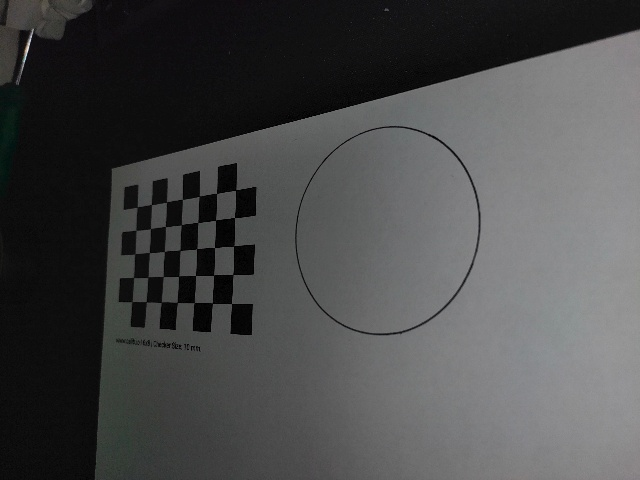
#> input picture src/chessboard/printed_chessboard_reduced.jpg, 640 x 480 px
$ python chessboard.py
#> lines starting #> are read from the running program, lines starting #| are printed output that depends on the picture; after the words box and inside, x2 and y2 are one past the last pixel; in counts of white or black regions, pixels touching at a corner belong together
import cv2
import numpy as np

# Assume perfect camera
camera_matrix = np.eye(3)
dist_coeff = None

# Calculate the coordinates of the cornes in the object (3D) frame
def calc_object_points(pattern_size, square_size):
    chess_columns = pattern_size[0]
    chess_rows = pattern_size[1]

    # The chessboard is on the z=0 plane. We have to omit the z coordinate
    object_points = np.zeros( ( chess_rows,chess_columns, 3), dtype=np.float32 )

    # Fill the coordinates
    for r in range(chess_rows):
        for c in range(chess_columns):
            object_points[r][c] = [c*square_size, r*square_size, 0]

    # Reshape
    object_points = object_points.reshape( -1, 3)

    #print(object_points.shape)
    #print(object_points)

    return object_points

def calc_object_points_without_z(pattern_size, square_size):
    object_points = calc_object_points(pattern_size, square_size)
    object_points = object_points[:, :2]
    return object_points

def draw_object_frame(image, homography):

    image_with_axes = cv2.drawFrameAxes(image, homography, np.zeros((3,)), np.zeros((3,)), 1)
    cv2.imshow('Distorted Image', image_with_axes)
    cv2.waitKey(0)

def rotation():
    # Calculate the rotation and translation vectors
    ret, rvec, tvec = cv2.solvePnP(obj_points, image_points, camera_matrix, dist_coeff)
    print(rvec)
    print(tvec)

    # Calculate the rotation matrix
    R, _ = cv2.Rodrigues(rvec)
    print(R)

    # Define a point in 3D space
    point_3d = np.array([0,0,0]).reshape(-1,1)

    # Convert to homogeneous coordinates
    point_3d_homogeneous = np.vstack((point_3d, 1))

###########################################################################################

# Load the distorted image
distorted_img = cv2.imread("printed_chessboard_reduced.jpg")
#> distorted_img is the input picture: shape (480, 640, 3); mean B, G, R 74, 73.8, 73.3
cv2.imshow('Distorted Image', distorted_img)
cv2.waitKey(0)

# Define the number of corners to detect
pattern_size = (7,5)

# Convert to grayscale
distorted_gray = cv2.cvtColor(distorted_img, cv2.COLOR_BGR2GRAY)

# Find the corners of the chessboard
ret, corners = cv2.findChessboardCorners(distorted_gray, pattern_size, None)
#> ret = True; corners = 35 rows, first 8: [138.1, 206.9], [151.2, 204.5], [166.7, 202.5], [182, 198.9], [199.5, 196.5], [216.5, 193.6], [235.5, 190.1], [136.2, 230.1]

# Draw the corners
if ret:
    # Refine corner locations to subpixel accuracy
    criteria = (cv2.TERM_CRITERIA_EPS + cv2.TERM_CRITERIA_MAX_ITER, 30, 0.001)
    corners = cv2.cornerSubPix(distorted_gray, corners, (5, 5), (-1, -1), criteria)
#> corners = 35 rows, first 8: [137.2, 206.9], [151.4, 204.6], [166.5, 202], [182.4, 199.3], [199.3, 196.1], [216.5, 193.4], [235.6, 190], [136, 230.3]

    cv2.drawChessboardCorners(distorted_img, pattern_size, corners, ret)
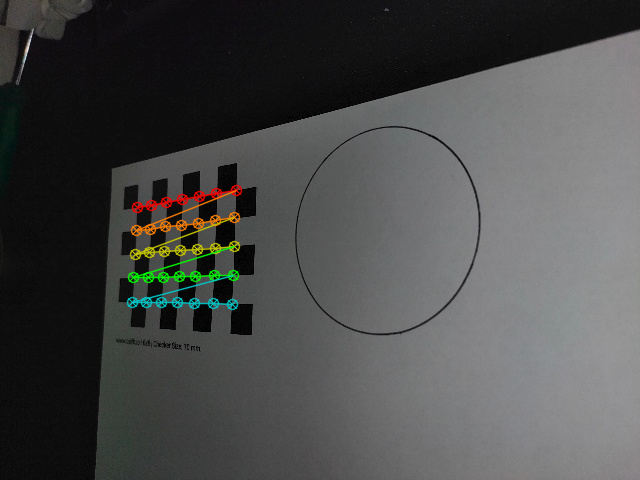
#> distorted_img: shape (480, 640, 3); 1.75% of pixels changed, all inside (x1, y1, x2, y2) = (126, 184, 243, 311)
    cv2.imshow('Distorted Image', distorted_img)
    cv2.waitKey(0)

# Define a pattern of points in the 3D space corresponding to the corners
# Each point has 3 coordinates, we choose to put them in a plane where z=0
square_size = 0.01
obj_points = calc_object_points_without_z(pattern_size, square_size)

# Define the corresponding points in the image
image_points = corners.astype(np.float32).reshape(-1,2)
#> image_points = 35 pairs, first value 131.9 to 235.6, second value 190 to 303.5

homography, _ = cv2.findHomography(obj_points, image_points)
#> homography = [[995.6, -203.3, 137.6], [-795.3, 2212.5, 206.9], [-2.71, -0.524, 1]]
print(homography)
#| [[ 9.95585612e+02 -2.03279752e+02  1.37550428e+02]
#|  [-7.95265786e+02  2.21248237e+03  2.06886690e+02]
#|  [-2.70804192e+00 -5.24081378e-01  1.00000000e+00]]

frame_points = np.array([[0, 0],   # Origin
                          [0.01, 0],   # X-axis
                          [0, 0.01]])   # Y-axis
obj_points = frame_points

obj_points_homogeneous = np.hstack( (obj_points, np.ones((obj_points.shape[0], 1)) ) ).T
print(obj_points_homogeneous.shape)

obj_points_projected = np.dot( homography, obj_points_homogeneous )
#> obj_points_projected = [[137.6, 147.5, 135.5], [206.9, 198.9, 229], [1, 0.973, 0.995]]
print(obj_points_projected.shape)
#| (3, 3)
obj_points_projected = obj_points_projected[:-1,:]
#> obj_points_projected = [[137.6, 147.5, 135.5], [206.9, 198.9, 229]]
print(obj_points_projected.shape)
#| (2, 3)
obj_points_projected = obj_points_projected.astype(int)
#> obj_points_projected = [[137, 147, 135], [206, 198, 229]]
for point in obj_points_projected.T:
    cv2.circle(distorted_img, tuple(point), 5, (0, 255, 0), -1)
#> this loop made 3 passes
#> point on passes 1 to 3: [137, 206], [147, 198], [135, 229]
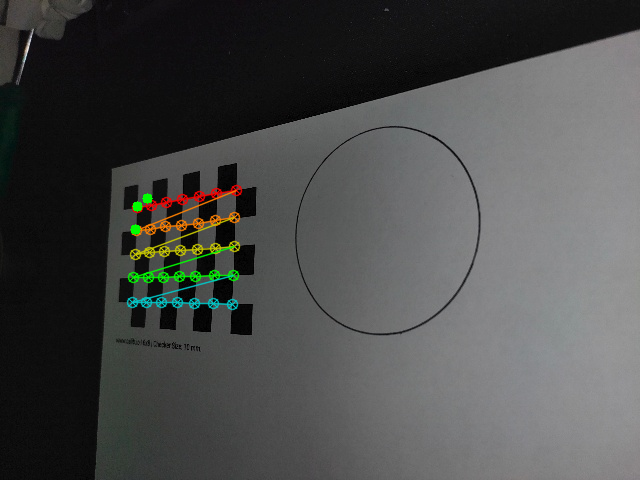
#> distorted_img: shape (480, 640, 3); 0.08% of pixels changed, all inside (x1, y1, x2, y2) = (130, 193, 153, 235)
cv2.imshow('Distorted Image', distorted_img)
cv2.waitKey(0)
